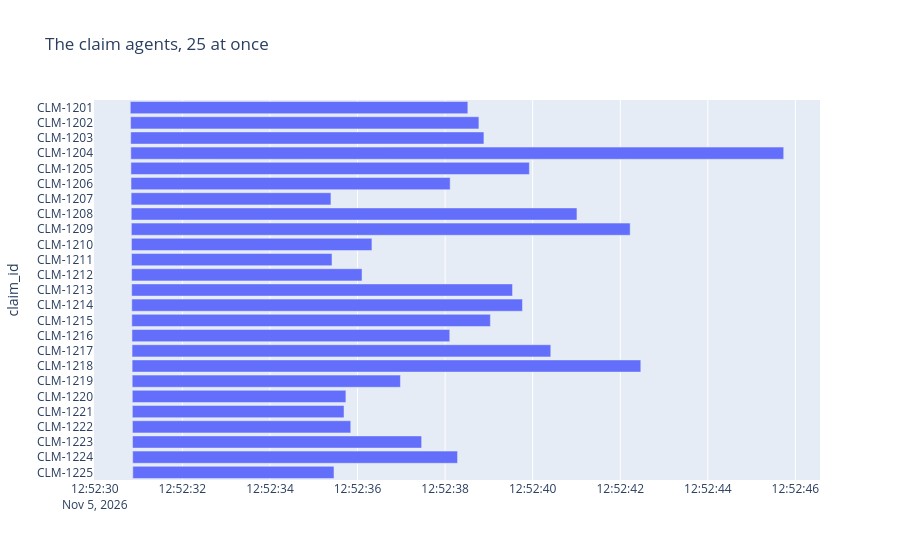

Notebook cell for this chart:
### Code cell
show_timeline(swarm_of_25, "The claim agents, 25 at once")

### Figure 1 — Plotly figure (JSON) as saved in the notebook; plotly's stock layout.template omitted (floating-point values rounded to 4 significant figures)
{"data": [{"base": ["2026-11-05T12:52:30.810075", "2026-11-05T12:52:30.816586", "2026-11-05T12:52:30.819606", "2026-11-05T12:52:30.821894", "2026-11-05T12:52:30.824230", "2026-11-05T12:52:30.826494", "2026-11-05T12:52:30.829461", "2026-11-05T12:52:30.831847", "2026-11-05T12:52:30.834550", "2026-11-05T12:52:30.836631", "2026-11-05T12:52:30.838411", "2026-11-05T12:52:30.840254", "2026-11-05T12:52:30.841905", "2026-11-05T12:52:30.843525", "2026-11-05T12:52:30.845036", "2026-11-05T12:52:30.848077", "2026-11-05T12:52:30.850129", "2026-11-05T12:52:30.851871", "2026-11-05T12:52:30.853698", "2026-11-05T12:52:30.855536", "2026-11-05T12:52:30.857190", "2026-11-05T12:52:30.858774", "2026-11-05T12:52:30.861336", "2026-11-05T12:52:30.864726", "2026-11-05T12:52:30.867072"], "hovertemplate": "started=%{base}<br>finished=%{x}<br>claim_id=%{y}<extra></extra>", "legendgroup": "", "marker": {"color": "#636efa", "pattern": {"shape": ""}}, "name": "", "orientation": "h", "showlegend": false, "textposition": "auto", "type": "bar", "x": [7709, 7955, 8067, 14911, 9100, 7289, 4563, 10179, 11392, 5492, 4578, 5262, 8698, 8923, 8189, 7258, 9563, 11617, 6126, 4878, 4834, 4986, 6602, 7419, 4595], "xaxis": "x", "y": ["CLM-1201", "CLM-1202", "CLM-1203", "CLM-1204", "CLM-1205", "CLM-1206", "CLM-1207", "CLM-1208", "CLM-1209", "CLM-1210", "CLM-1211", "CLM-1212", "CLM-1213", "CLM-1214", "CLM-1215", "CLM-1216", "CLM-1217", "CLM-1218", "CLM-1219", "CLM-1220", "CLM-1221", "CLM-1222", "CLM-1223", "CLM-1224", "CLM-1225"], "yaxis": "y"}], "layout": {"barmode": "overlay", "legend": {"tracegroupgap": 0}, "title": {"text": "The claim agents, 25 at once"}, "xaxis": {"anchor": "y", "domain": [0, 1], "type": "date"}, "yaxis": {"anchor": "x", "autorange": "reversed", "domain": [0, 1], "title": {"text": "claim_id"}}}}
